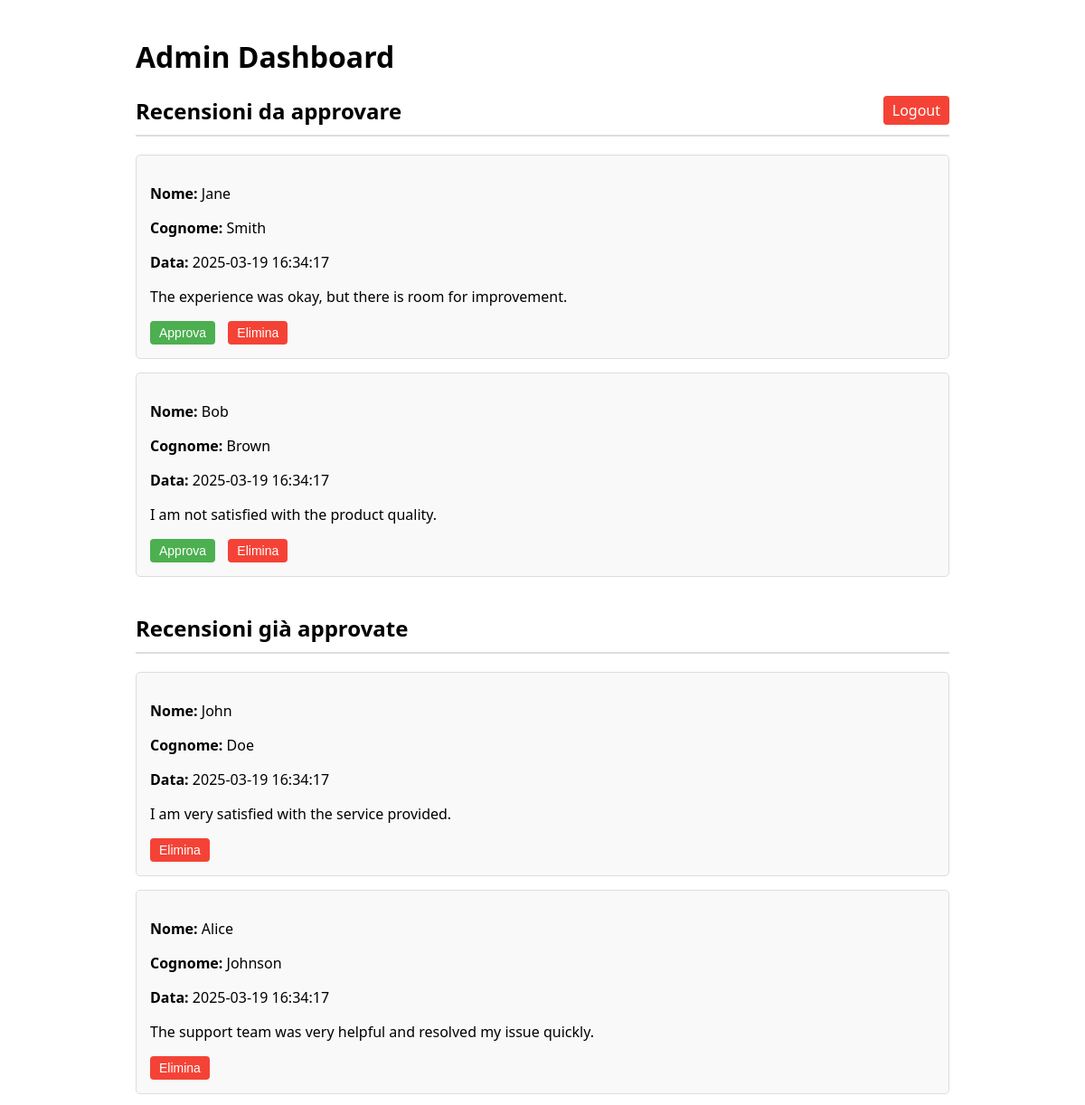
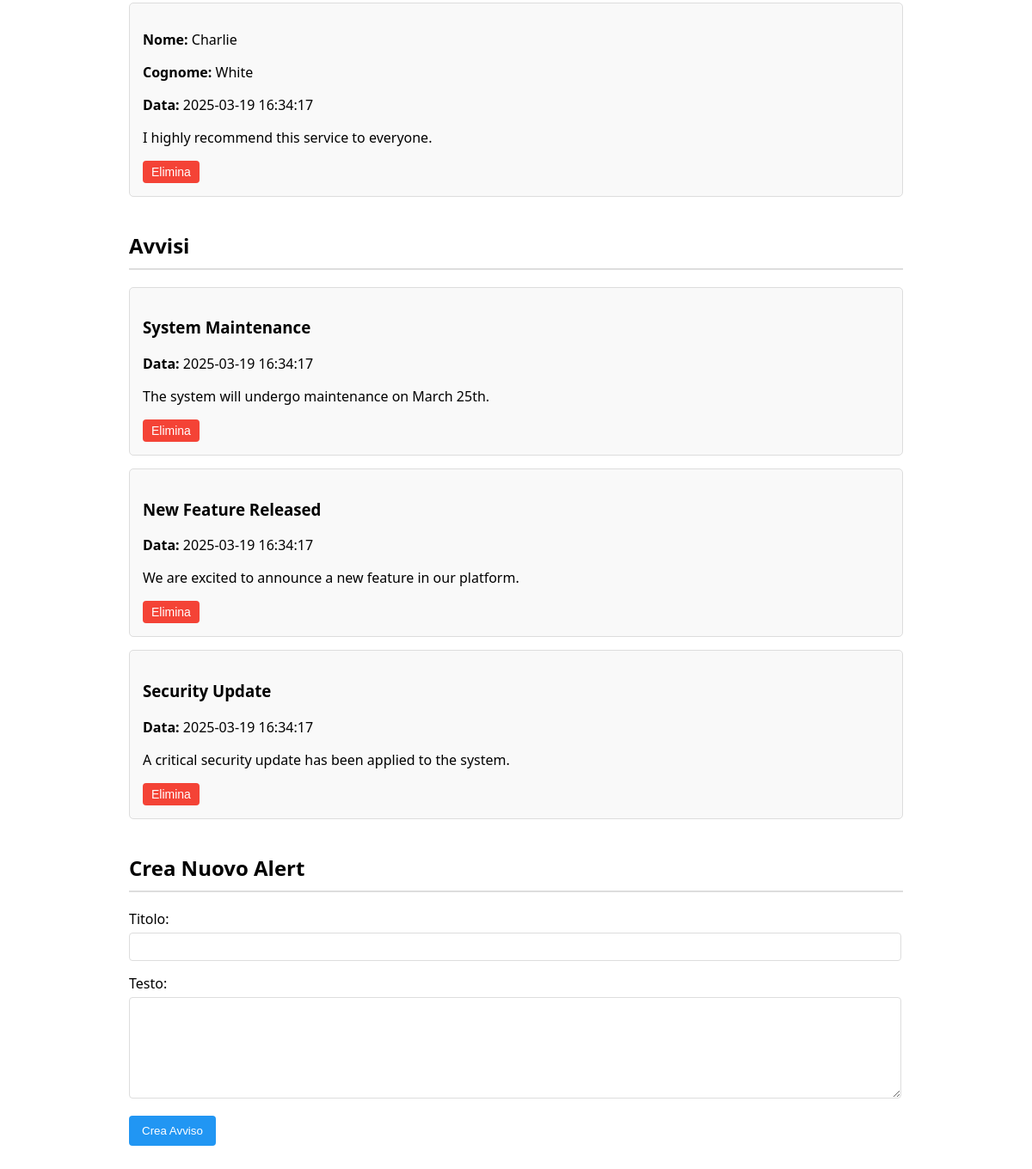
Screenshot of /src/admin.php (signed in) with the database file from the repository (2 pictures, top to bottom).
### tables this page shows
CREATE TABLE `reviews` (
  `id` int NOT NULL,
  `date` datetime NOT NULL,
  `name` varchar(255) NOT NULL,
  `surname` varchar(255) NOT NULL,
  `text` text NOT NULL,
  `approved` tinyint(1) NOT NULL DEFAULT '0'
);

CREATE TABLE `alerts` (
  `id` int NOT NULL,
  `date` datetime NOT NULL,
  `title` varchar(255) NOT NULL,
  `text` text NOT NULL
);

### src/admin.php (the view, shortened to what this page needs)
<?php
require_once 'db.php';
$stmt = $pdo->prepare('SELECT id, date, name, surname, text FROM reviews WHERE approved = 0 ORDER BY date DESC');
$stmt->execute();
$unapproved_reviews = $stmt->fetchAll();
$stmt = $pdo->prepare('SELECT id, date, name, surname, text FROM reviews WHERE approved = 1 ORDER BY date DESC');
$stmt->execute();
$all_reviews = $stmt->fetchAll();
$stmt = $pdo->prepare('SELECT id, date, title, text FROM alerts ORDER BY date DESC');
$stmt->execute();
$alerts = $stmt->fetchAll();
?>
<!DOCTYPE html>
<html lang="it">
<head>
</head>
<body>
    <header>
        <h1>Admin Dashboard</h1>
        <a href="login.php?action=logout" class="logout">Logout</a>
    </header>
    <div class="container">
        <h2>Recensioni da approvare</h2>
        <?php if (count($unapproved_reviews) > 0): ?>
            <?php foreach ($unapproved_reviews as $review): ?>
                <div class="card">
                    <p><strong>Nome:</strong> <?php echo htmlspecialchars($review['name']); ?></p>
                    <p><strong>Cognome:</strong> <?php echo htmlspecialchars($review['surname']); ?></p>
                    <p><strong>Data:</strong> <?php echo htmlspecialchars($review['date']); ?></p>
                    <p><?php echo nl2br(htmlspecialchars($review['text'])); ?></p>
                    <div class="actions">
                        <form method="post" action="admin-action.php" style="display: inline;">
                            <button type="submit" class="approve">Approva</button>
                        </form>
                        <form method="post" action="admin-action.php" style="display: inline;">
                            <button type="submit" class="delete" onclick="return confirm('Sei sicuro di voler eliminare questa recensione?')">Elimina</button>
                        </form>
                    </div>
                </div>
            <?php endforeach; ?>
        <?php else: ?>
            <p>Nessuna recensione non ancora approvata al momento.</p>
        <?php endif; ?>
    </div>
    <div class="container">
        <h2>Recensioni già approvate</h2>
        <?php if (count($all_reviews) > 0): ?>
            <?php foreach ($all_reviews as $review): ?>
                <div class="card">
                    <p><strong>Nome:</strong> <?php echo htmlspecialchars($review['name']); ?></p>
                    <p><strong>Cognome:</strong> <?php echo htmlspecialchars($review['surname']); ?></p>
                    <p><strong>Data:</strong> <?php echo htmlspecialchars($review['date']); ?></p>
                    <p><?php echo nl2br(htmlspecialchars($review['text'])); ?></p>
                    <div class="actions">
                        <form method="post" action="admin-action.php" style="display: inline;">
                            <button type="submit" class="delete" onclick="return confirm('Sei sicuro di voler eliminare questa recensione?')">Elimina</button>
                        </form>
                    </div>
                </div>
            <?php endforeach; ?>
        <?php else: ?>
            <p>Nessuna recensione al momento.</p>
        <?php endif; ?>
    </div>
    <div class="container">
        <h2>Avvisi</h2>
        <?php if (count($alerts) > 0): ?>
            <?php foreach ($alerts as $alert): ?>
                <div class="card">
                    <h3><?php echo htmlspecialchars($alert['title']); ?></h3>
                    <p><strong>Data:</strong> <?php echo htmlspecialchars($alert['date']); ?></p>
                    <p><?php echo nl2br(htmlspecialchars($alert['text'])); ?></p>
                    <div class="actions">
                        <form method="post" action="admin-action.php" style="display: inline;">
                            <button type="submit" class="delete" onclick="return confirm('Sei sicuro di voler eliminare questo avviso?')">Elimina</button>
                        </form>
                    </div>
                </div>
            <?php endforeach; ?>
        <?php else: ?>
            <p>Nessun avviso.</p>
        <?php endif; ?>
    </div>
    <div class="container">
        <h2>Crea Nuovo Alert</h2>
        <form method="post" action="admin-action.php">
            <div class="form-group">
                <label for="title">Titolo:</label>
                <input type="text" id="title" name="title" required>
            </div>
            <div class="form-group">
                <label for="text">Testo:</label>
                <textarea id="text" name="text" required></textarea>
            </div>
            <button type="submit" class="submit-btn">Crea Avviso</button>
        </form>
    </div>
</body>
</html>

### src/admin.php (style rules this page uses)
body { font-family: system-ui, sans-serif; max-width: 900px; margin: 0 auto; padding: 20px; }
.container { margin-bottom: 40px; }
.card { background-color: #f9f9f9; border: 1px solid #ddd; border-radius: 5px; padding: 15px; margin-bottom: 15px; }
.actions { margin-top: 10px; }
.actions button, .actions a { margin-right: 10px; padding: 5px 10px; border: none; border-radius: 4px; cursor: pointer; text-decoration: none; display: inline-block; font-size: 14px; }
.approve { background-color: #4CAF50; color: white; }
.delete { background-color: #f44336; color: white; }
h2 { border-bottom: 2px solid #ddd; padding-bottom: 10px; }
.form-group { margin-bottom: 15px; }
label { display: block; margin-bottom: 5px; }
input[type="text"], textarea { width: calc(100% - 20px); padding: 8px; border: 1px solid #ddd; border-radius: 4px; }
textarea { height: 100px; }
.submit-btn { background-color: #2196F3; color: white; padding: 10px 15px; border: none; border-radius: 4px; cursor: pointer; }
.logout { float: right; background-color: #f44336; color: white; padding: 5px 10px; border-radius: 4px; text-decoration: none; }

### rows the page displays
reviews: name "Jane", surname "Smith", date "2025-03-19 16:34:17", text "The experience was okay, but there is room for improvement."
reviews: name "Bob", surname "Brown", date "2025-03-19 16:34:17", text "I am not satisfied with the product quality."
reviews: name "John", surname "Doe", date "2025-03-19 16:34:17", text "I am very satisfied with the service provided."
reviews: name "Alice", surname "Johnson", date "2025-03-19 16:34:17", text "The support team was very helpful and resolved my issue quickly."
reviews: name "Charlie", surname "White", date "2025-03-19 16:34:17", text "I highly recommend this service to everyone."
alerts: title "System Maintenance", date "2025-03-19 16:34:17", text "The system will undergo maintenance on March 25th."
alerts: title "New Feature Released", date "2025-03-19 16:34:17", text "We are excited to announce a new feature in our platform."
alerts: title "Security Update", date "2025-03-19 16:34:17", text "A critical security update has been applied to the system."
